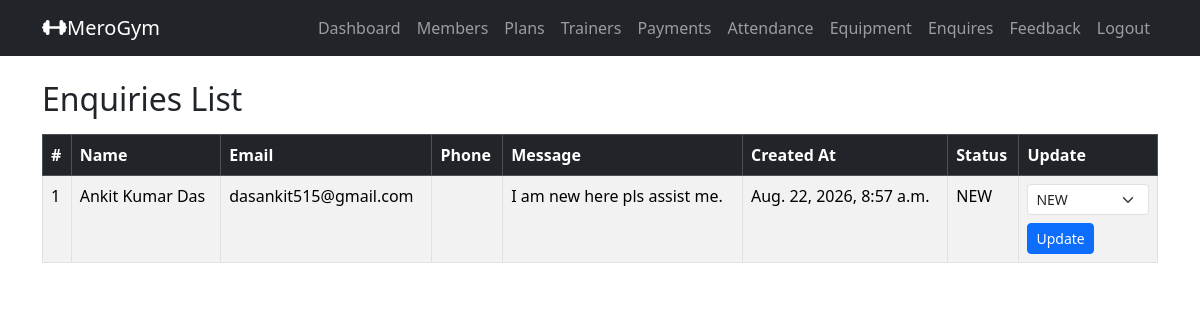
The page /admin_enquiries_list/ (signed in) on the database as committed earlier.
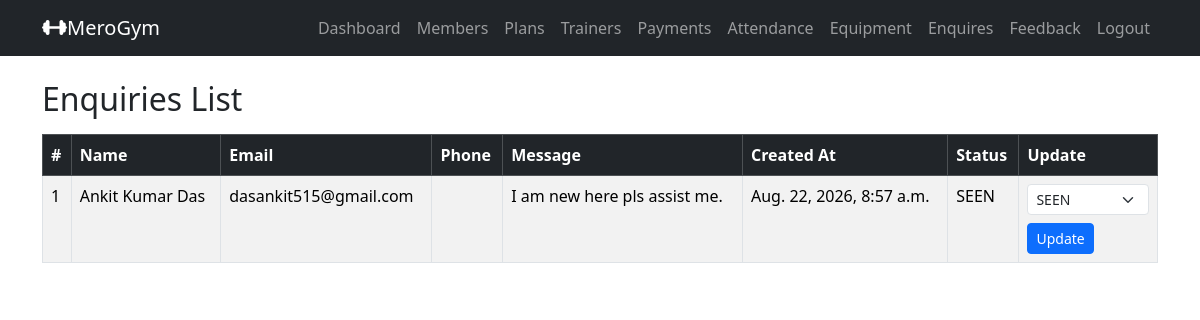
The same page on the database as committed later.
### gymapp/models.py (models this page shows, shortened)
class Enquiry(models.Model):
    ENUIQRY_STATUS_CHOICES = (
        ('NEW', 'New'),
        ('SEEN', 'Seen'),
        ('RESOLVED', 'Resolved')
    )
    name = models.CharField(max_length=100)
    email = models.EmailField()
    mobile = models.CharField(max_length=15)
    message = models.TextField()
    created_at = models.DateTimeField(auto_now_add=True)
    status = models.CharField(max_length=20, choices=ENUIQRY_STATUS_CHOICES, default='NEW')

### gymapp/views.py (the view)
    def wrapper(request, *args, **kwargs):
        if not request.user.is_authenticated or getattr(request.user, 'role', None) != 'ADMIN':
            messages.error(request, 'You must be logged in as an admin to access this page.')
            return redirect('admin_login')  # Redirect to the admin login page
        return view_func(request, *args, **kwargs)

### gymapp/views.py (called while the page is built)
def admin_required(view_func):
    def wrapper(request, *args, **kwargs):
        if not request.user.is_authenticated or getattr(request.user, 'role', None) != 'ADMIN':
            messages.error(request, 'You must be logged in as an admin to access this page.')
            return redirect('admin_login')  # Redirect to the admin login page
        return view_func(request, *args, **kwargs)
    return wrapper

@admin_required
def admin_enquiries_list(request):
    enquiries = Enquiry.objects.all().order_by('-created_at')
    return render(request, 'admin_enquiries_list.html', {'enquiries': enquiries})

### gymapp/templates/admin_enquiries_list.html (shortened to what this page needs)
{% extends 'base.html' %}
{% block content %}
    <h2 class="mb-3">Enquiries List</h2>
<table class="table table-bordered table-striped">
    <thead class="table-dark">
        <tr>
            <th>#</th>
            <th>Name</th>
            <th>Email</th>
            <th>Phone</th>
            <th>Message</th>
            <th>Created At</th>
            <th>Status</th>
            <th>Update</th>
        </tr>
    </thead>
    <tbody>
        {% for enquiry in enquiries %}
        <tr>
            <td>{{ forloop.counter }}</td>
            <td>{{ enquiry.name }}</td>
            <td>{{ enquiry.email }}</td>
            <td>{{ enquiry.phone }}</td>
            <td style="max-width: 250px;">{{ enquiry.message }}</td>
            <td>{{ enquiry.created_at }}</td>
            <td>{{ enquiry.status }}</td>
            <td>
                <form method="post" action="{% url 'admin_enquiry_update_status' enquiry.id %}">
                    <select name="status" class="form-select form-select-sm mb-2">
                        <option value="NEW" {% if enquiry.status == 'NEW' %}selected{% endif %}>NEW</option>
                        <option value="SEEN" {% if enquiry.status == 'SEEN' %}selected{% endif %}>SEEN</option>
                    </select>
                    <button type="submit" class="btn btn-sm btn-primary">Update</button>
                </form>
            </td>
        </tr>
        {% empty %}
        <tr>
            <td colspan="8" class="text-center">No enquiries available.</td>
        </tr>
        {% endfor %}
</table>
{% endblock %}

Rows that differ between the two databases and show on the page:
changed Enquiry "Ankit Kumar Das": status "NEW" → "SEEN"
